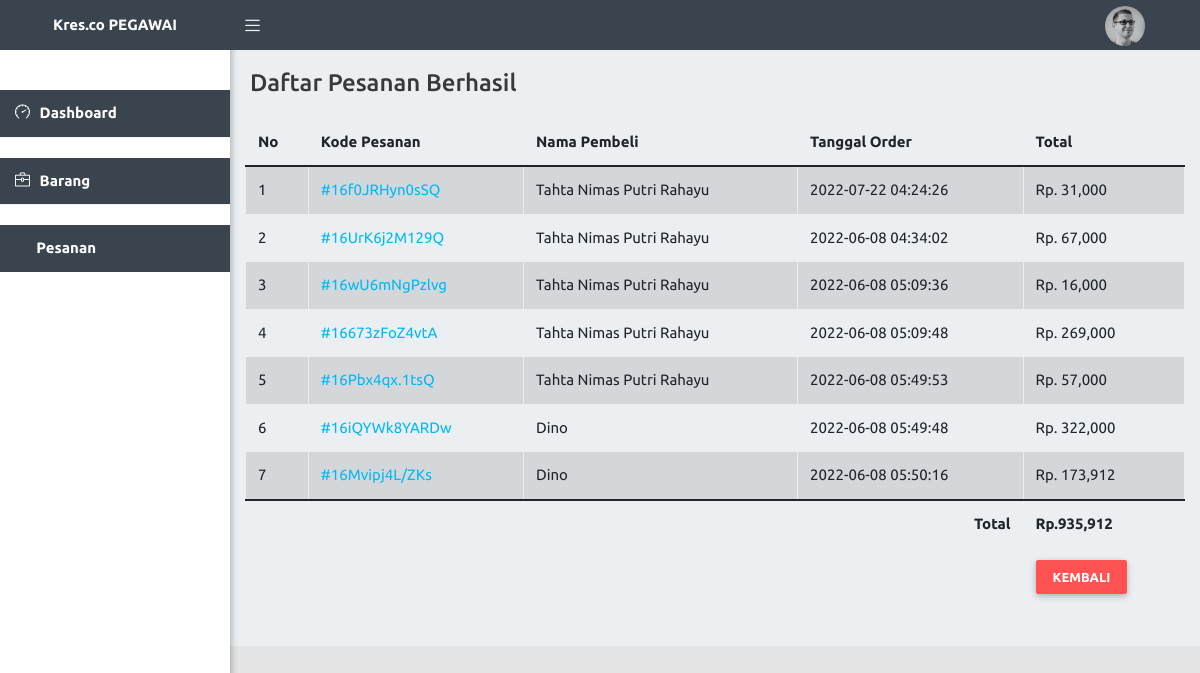
Page /pegawai/pemesanan/selesai.php on the committed database.
### tables this page shows
CREATE TABLE `keranjang` (
  `id_keranjang` bigint(20) UNSIGNED NOT NULL,
  `orderid` varchar(255) NOT NULL,
  `id_pelanggan` int(50) NOT NULL,
  `tanggal` timestamp NOT NULL DEFAULT current_timestamp() ON UPDATE current_timestamp(),
  `status` varchar(255) NOT NULL,
  `id_ongkir` varchar(255) NOT NULL
);

CREATE TABLE `pelanggan` (
  `id_pelanggan` int(11) NOT NULL,
  `nama_lengkap` varchar(100) NOT NULL,
  `alamat` varchar(150) NOT NULL,
  `no_hp` varchar(12) NOT NULL,
  `email` varchar(50) NOT NULL,
  `username` varchar(20) NOT NULL,
  `password` varchar(20) NOT NULL
);

### pegawai/pemesanan/selesai.php (the view, shortened to what this page needs)
<?php
include '../../koneksi.php';
?>
<!DOCTYPE html>
<html lang="en">
<head>
    <link href="https://cdn.jsdelivr.net/npm/bootstrap@5.1.3/dist/css/bootstrap.min.css" rel="stylesheet">
    <link rel="stylesheet" type="text/css" href="../../Assets/icon/themify-icons/themify-icons.css">
    <link rel="stylesheet" type="text/css" href="../../Assets/icon/icofont/css/icofont.css">
    <link rel="stylesheet" type="text/css" href="../../Assets/icon/simple-line-icons/css/simple-line-icons.css">
    <link rel="stylesheet" type="text/css" href="../../Assets/plugins/bootstrap/css/bootstrap.min.css">
    <link rel="stylesheet" href="../../Assets/plugins/chartist/dist/chartist.css" type="text/css" media="all">
    <link href="../../Assets/css/svg-weather.css" rel="stylesheet">
    <link rel="stylesheet" type="text/css" href="../../Assets/css/main.css">
    <link rel="stylesheet" type="text/css" href="../../Assets/css/responsive.css">
    <link href="../../Assets/css/sidebars.css" rel="stylesheet">
</head>
<body class="sidebar-mini fixed">
    <div class="wrapper">
        <header class="main-header-top hidden-print">
            <a href="index.php" class="logo"><b>Kres.co PEGAWAI</b></a>
            <nav class="navbar navbar-static-top">
                <a href="#!" data-toggle="offcanvas" class="sidebar-toggle"></a>
                <div class="navbar-custom-menu f-right">
                    <ul class="top-nav">
                        <li class="dropdown" style="padding-left: 800px;">
                            <a href="profil.php" data-toggle="dropdown" role="button" aria-haspopup="true" aria-expanded="false" class="dropdown-toggle drop icon-circle drop-image">
                                <span><img class="img-circle " src="../../Assets/images/avatar-1.png" style="width:40px;" alt="User Image"></span>
                                <span>
                                    <i class=" icofont icofont-simple-down"></i></span>
                            </a>
                        </li>
                    </ul>
                </div>
            </nav>
        </header>
        <aside class="main-sidebar hidden-print">
            <section class="sidebar" id="sidebar-scroll">
                <ul class="sidebar-menu">
                <li class="nav-level"></li>
                <li class="active treeview">
                    <a class="waves-effect waves-dark" href="../index.php">
                        <i class="icon-speedometer"></i><span> Dashboard</span>
                    </a>
                </li>
                <li class="nav-level"></li>
                <li class="active treeview">
                    <a class="waves-effect waves-dark" href="../barang/produk.php">
                        <i class="icon-briefcase"></i><span> Barang</span>
                    </a>
                </li>
                <li class="nav-level"></li>
                <li class="active treeview">
                    <a class="waves-effect waves-dark" href="index.php">
                        <i class="icofont icofont-files"></i><span> Pesanan</span>
                    </a>
                </li>
            </ul>
            </section>
        </aside>
        <div class="content-wrapper">
            <div class="container-fluid">
                <div class="row">
                    <div class="main-header">
                        <h4>Daftar Pesanan Berhasil</h4>
                    </div>
                </div>
                <table class="table table-striped table-bordered table-hover" id="dataTables-example">
												<thead>
													<tr>
														<th>No</th>
														<th>Kode Pesanan</th>
														<th>Nama Pembeli</th>
														<th>Tanggal Order</th>
														<th>Total</th>
												</thead>
												<tbody>
                                                <?php
                                                $no = 1;
                                                $brg = mysqli_query($conn,"select * from keranjang k, pelanggan p where k.id_pelanggan=p.id_pelanggan and status='Selesai' order by id_keranjang ASC");
												while($r=mysqli_fetch_assoc($brg)){
											    $orderid = $r['orderid'];
                                                ?>
                                                <tr>
                                                <td><?= $no++ ?></td>
                                                <td><strong><a href="order.php?orderid=<?php echo $r['orderid'] ?>">#<?php echo $r['orderid'] ?></a></strong></td>
                                                <td><?= ucwords ($r['nama_lengkap'] )?></td>
                                                <td><?php echo ($r['tanggal'])?></td>
                                                <td>Rp. <?php
                                                $ongkir = $r['id_ongkir'];
                                                $result = mysqli_query($conn,"select sum(d.qwe*b.harga)+o.tarif as count from ongkir o, detail d, barang b where o.id_ongkir='$ongkir' and d.orderid='$orderid' and b.id_barang=d.id_barang order by d.id_barang asc");
                                                $cekrow = mysqli_num_rows($result);
                                                $row = mysqli_fetch_assoc($result);
                                                $count = $row['count'];
                                                if ($cekrow > 0) {
                                                    echo number_format($count);
                                                }else {
                                                    echo "no data";
                                                } ?></td>
                                                </tr>
                                                <?php
                                                }
                                                ?>
                                                </tbody>
                                                <tfoot>
                                                <?php
                                                $brg = mysqli_query($conn,"select * from keranjang k, pelanggan p where k.id_pelanggan=p.id_pelanggan and status='Selesai' order by id_keranjang ASC");
												$subtotal = 0;
                                                while($r=mysqli_fetch_assoc($brg)){
											    $orderid = $r['orderid'];
                                                $ongkir = $r['id_ongkir'];
                                                $result = mysqli_query($conn,"select sum(d.qwe*b.harga)+o.tarif as count from ongkir o, detail d, barang b where o.id_ongkir='$ongkir' and d.orderid='$orderid' and b.id_barang=d.id_barang order by d.id_barang asc");
                                                $row = mysqli_fetch_assoc($result);
                                                $count = $row['count'];
                                                $subtotal += $count;
                                                ?>
                                                <?php
                                                    }
                                                    ?>
											<tr>
												<th colspan="4" style="text-align:right">Total</th>
												<th>Rp.<?php echo number_format($subtotal) ?></th>
											</tr>
											<tr>
                                                <th colspan="4" style="text-align:right"></th>
                                                <th><a href="index.php"  class="btn btn-danger">Kembali</a></th>
											</tr>
										</tfoot>
										</table>
    <br>
</body>
</html>

### Assets/css/sidebars.css (style rules this page uses)
body { min-height: 100vh; min-height: -webkit-fill-available; }
html { height: -webkit-fill-available; }
.dropdown-toggle { outline: 0; }

### Assets/css/generic-class.css (style rules this page uses)
.f-right { float: right !important; }

### Assets/css/menu.css (style rules this page uses)
.top-nav .dropdown-toggle:after { content: initial; }
.main-header-top { background-color: #39444e; }
.nav-level { padding: 10px 0 !important; font-weight: 500; font-size: 13px; color: #2196f3; border-top: 1px solid #efefef; position: relative; }
.nav-level:first-child { margin-top: 20px; border-top: none; }
.main-header-top .navbar .top-nav > li > a { opacity: 0.9; color: #fff; }
.main-header-top .navbar .sidebar-toggle { color: #fff; opacity: 0.9; }
.main-header-top .logo { color: #fff; border-bottom: 0 solid transparent; }
.sidebar-menu > li > a { color: #666; }
.sidebar-menu > li.active > a { color: #fff; font-weight: 600; background: #39444e; }
.fixed .main-header-top, .fixed .main-sidebar, .fixed .left-side { position: fixed; }
.fixed .main-header-top { top: 0; right: 0; left: 0; }
.fixed .content-wrapper { margin-top: 50px; }
.wrapper:before { content: " "; display: table; }
.wrapper:after { content: " "; clear: both; }
.content-wrapper { height: 100%; background-color: #ebeff2; margin-left: 230px; z-index: 820; -webkit-transition: all 0.3s ease-in-out; -moz-transition: all 0.3s ease-in-out; -ms-transition: all 0.3s ease-in-out; transition: all 0.3s ease-in-out; }
.main-header-top { position: relative; max-height: 50px; z-index: 1030; }
.main-header-top > .navbar { margin-bottom: 0; margin-left: 230px; border: none; max-height: 50px; border-radius: 0; padding: 0; background-color: #39444e; }
.main-header-top .sidebar-toggle { float: left; background-color: transparent; background-image: none; padding: 15px; font-family: fontAwesome; position: relative; -webkit-transition: all 0.3s ease; -moz-transition: all 0.3s ease; -ms-transition: all 0.3s ease; transition: all 0.3s ease; max-height: 50px; }
.main-header-top .sidebar-toggle:before { font-family: 'simple-line-icons'; content: "\e601"; font-size: 15px; }
.main-header-top .logo { display: block; width: 230px; height: 50px; font-size: 15px; font-weight: 400; line-height: 50px; text-align: center; padding: 0 15px; float: left; overflow: hidden; }
.main-header-top .top-nav { list-style: none; padding-left: 0; display: inline-block; float: right; margin: 0 10px 0 0; }
.main-header-top .top-nav > li { display: inline-block; position: relative; }
.main-header-top .top-nav > li > a { padding: 15px 20px; line-height: 50px; opacity: 0.9; }
.main-sidebar { position: absolute; top: 0; left: 0; background: #fff; padding-top: 50px; min-height: 100vh; width: 230px; z-index: 810; -webkit-box-shadow: 1px 3px 7px rgba(0, 0, 0, 0.3); box-shadow: 1px 3px 7px rgba(0, 0, 0, 0.3); -webkit-transition: transform 0.3s ease-in-out, width 0.3s ease-in-out; -moz-transition: transform 0.3s ease-in-out, width 0.3s ease-in-out; -ms-transition: transform 0.3s ease-in-out, width 0.3s ease-in-out; transition: transform 0.3s ease-in-out, width 0.3s ease-in-out; }
.sidebar { padding-bottom: 10px; font-size: 16px; }
.sidebar-menu { list-style: none; margin: 0; padding: 0; white-space: nowrap; overflow: hidden; }
.sidebar-menu > li { position: relative; margin: 0; padding: 0; }
.sidebar-menu > li > a { padding: 12px 5px 12px 15px; display: block; position: relative; font-size: 15px; background-color: #fff; }
.sidebar-menu > li > a > i { padding-right: 6px; display: inline; }

### rows in the picture
keranjang: orderid "16f0JRHyn0sSQ", id_pelanggan.nama_lengkap "Tahta Nimas Putri Rahayu", tanggal "2022-07-22 04:24:26", count "31,000"
keranjang: orderid "16UrK6j2M129Q", id_pelanggan.nama_lengkap "Tahta Nimas Putri Rahayu", tanggal "2022-06-08 04:34:02", count "67,000"
keranjang: orderid "16wU6mNgPzlvg", id_pelanggan.nama_lengkap "Tahta Nimas Putri Rahayu", tanggal "2022-06-08 05:09:36", count "16,000"
keranjang: orderid "16673zFoZ4vtA", id_pelanggan.nama_lengkap "Tahta Nimas Putri Rahayu", tanggal "2022-06-08 05:09:48", count "269,000"
keranjang: orderid "16Pbx4qx.1tsQ", id_pelanggan.nama_lengkap "Tahta Nimas Putri Rahayu", tanggal "2022-06-08 05:49:53", count "57,000"
keranjang: orderid "16iQYWk8YARDw", id_pelanggan.nama_lengkap "Dino", tanggal "2022-06-08 05:49:48", count "322,000"
keranjang: orderid "16Mvipj4L/ZKs", id_pelanggan.nama_lengkap "Dino", tanggal "2022-06-08 05:50:16", count "173,912"

### other values in the picture
$subtotal "935,912"
